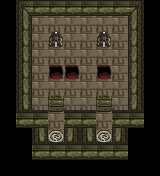

This game map was drawn from its Tiled (.tmx) file and the tilesets committed beside it. A one-line description and the full map source follow:
An orthogonal 10x11 tile map with 16x16 px tiles, 5 tile layers (Environment, Bottom Decoration, Triggers, Objects, ...), 2 tilesets.

<map version="1.0" orientation="orthogonal" renderorder="right-down" width="10" height="11" tilewidth="16" tileheight="16" nextobjectid="4">
 <tileset firstgid="1" name="tilemap" tilewidth="16" tileheight="16" tilecount="64" columns="8">
  <image source="../tileset.png" trans="ffffff" width="128" height="128" />
  <tile id="0">
   <properties>
    <property name="type" value="solid" />
   </properties>
  </tile>
  <tile id="1">
   <properties>
    <property name="type" value="solid" />
   </properties>
  </tile>
  <tile id="2">
   <properties>
    <property name="type" value="solid" />
   </properties>
  </tile>
  <tile id="3">
   <properties>
    <property name="type" value="solid" />
   </properties>
  </tile>
  <tile id="4">
   <properties>
    <property name="type" value="solid" />
   </properties>
  </tile>
  <tile id="6">
   <properties>
    <property name="form" type="int" value="2" />
    <property name="type" value="shifter" />
   </properties>
  </tile>
  <tile id="7">
   <properties>
    <property name="form" type="int" value="1" />
    <property name="type" value="shifter" />
   </properties>
  </tile>
  <tile id="10">
   <properties>
    <property name="type" value="pit" />
   </properties>
  </tile>
  <tile id="11">
   <properties>
    <property name="type" value="altar" />
   </properties>
  </tile>
  <tile id="12">
   <properties>
    <property name="type" value="solid" />
   </properties>
  </tile>
  <tile id="13">
   <properties>
    <property name="form" type="int" value="0" />
    <property name="type" value="goal" />
   </properties>
  </tile>
  <tile id="16">
   <properties>
    <property name="form" type="int" value="0" />
    <property name="type" value="goal" />
   </properties>
  </tile>
  <tile id="17">
   <properties>
    <property name="form" type="int" value="2" />
    <property name="type" value="goal" />
   </properties>
  </tile>
  <tile id="18">
   <properties>
    <property name="form" type="int" value="3" />
    <property name="type" value="goal" />
   </properties>
  </tile>
  <tile id="19">
   <properties>
    <property name="form" type="int" value="1" />
    <property name="type" value="goal" />
   </properties>
  </tile>
  <tile id="24">
   <properties>
    <property name="form" type="int" value="0" />
    <property name="type" value="shifter" />
   </properties>
  </tile>
  <tile id="25">
   <properties>
    <property name="form" type="int" value="2" />
    <property name="type" value="shifter" />
   </properties>
  </tile>
  <tile id="26">
   <properties>
    <property name="form" type="int" value="3" />
    <property name="type" value="shifter" />
   </properties>
  </tile>
  <tile id="27">
   <properties>
    <property name="form" type="int" value="1" />
    <property name="type" value="shifter" />
   </properties>
  </tile>
  <tile id="32">
   <properties>
    <property name="type" value="teleport" />
   </properties>
  </tile>
  <tile id="33">
   <properties>
    <property name="type" value="teleport" />
   </properties>
  </tile>
  <tile id="41">
   <properties>
    <property name="form" type="int" value="0" />
    <property name="type" value="goal" />
   </properties>
  </tile>
 </tileset>
 <tileset firstgid="65" name="sprites" tilewidth="16" tileheight="16" tilecount="64" columns="8">
  <image source="../src/sprites.png" width="128" height="128" />
  <tile id="8">
   <properties>
    <property name="type" value="blot" />
   </properties>
  </tile>
  <tile id="13">
   <properties>
    <property name="type" value="boulder" />
   </properties>
  </tile>
 </tileset>
 <layer name="Environment" width="10" height="11">
  <data encoding="csv">
0,1,2,2,2,2,2,2,3,0,
0,4,9,9,9,9,9,9,5,0,
0,4,9,9,9,9,9,9,5,0,
0,4,9,9,9,9,9,9,5,0,
0,4,9,9,9,9,9,9,5,0,
0,4,9,9,9,9,9,9,5,0,
0,4,9,9,9,9,9,9,5,0,
0,2,2,9,2,2,9,2,2,0,
0,0,4,9,5,4,9,5,0,0,
0,0,2,2,2,2,2,2,0,0,
0,0,0,0,0,0,0,0,0,0
</data>
 </layer>
 <layer name="Bottom Decoration" width="10" height="11">
  <data encoding="csv">
0,0,0,0,0,0,0,0,0,0,
0,0,0,0,0,0,0,0,0,0,
0,0,0,0,0,0,0,0,0,0,
0,0,0,0,0,0,0,0,0,0,
0,0,0,0,0,0,0,0,0,0,
0,0,0,0,0,0,0,0,0,0,
0,0,0,0,0,0,0,0,0,0,
0,0,0,0,0,0,0,0,0,0,
0,0,0,0,0,0,0,0,0,0,
0,0,0,0,0,0,0,0,0,0,
0,0,0,0,0,0,0,0,0,0
</data>
 </layer>
 <layer name="Triggers" width="10" height="11">
  <data encoding="csv">
0,0,0,0,0,0,0,0,0,0,
0,0,0,0,0,0,0,0,0,0,
0,0,0,0,0,0,0,0,0,0,
0,0,0,0,0,0,0,0,0,0,
0,0,0,11,11,0,11,0,0,0,
0,0,0,0,0,0,0,0,0,0,
0,0,0,0,0,0,0,0,0,0,
0,0,0,0,0,0,0,0,0,0,
0,0,0,17,0,0,17,0,0,0,
0,0,0,0,0,0,0,0,0,0,
0,0,0,0,0,0,0,0,0,0
</data>
 </layer>
 <layer name="Objects" width="10" height="11">
  <data encoding="csv">
0,0,0,0,0,0,0,0,0,0,
0,0,0,0,0,0,0,0,0,0,
0,0,0,73,0,0,73,0,0,0,
0,0,0,0,0,0,0,0,0,0,
0,0,0,0,0,0,0,0,0,0,
0,0,0,0,0,0,0,0,0,0,
0,0,0,78,0,0,78,0,0,0,
0,0,0,0,0,0,0,0,0,0,
0,0,0,0,0,0,0,0,0,0,
0,0,0,0,0,0,0,0,0,0,
0,0,0,0,0,0,0,0,0,0
</data>
 </layer>
 <layer name="Top Decoration" width="10" height="11">
  <data encoding="csv">
0,0,0,0,0,0,0,0,0,0,
0,0,0,0,0,0,0,0,0,0,
0,0,0,0,0,0,0,0,0,0,
0,0,0,0,0,0,0,0,0,0,
0,0,0,0,0,0,0,0,0,0,
0,0,0,0,0,0,0,0,0,0,
0,10,10,0,10,10,0,10,10,0,
0,0,0,0,0,0,0,0,0,0,
0,0,10,10,10,10,10,10,0,0,
0,0,0,0,0,0,0,0,0,0,
0,0,0,0,0,0,0,0,0,0
</data>
 </layer>
</map>
